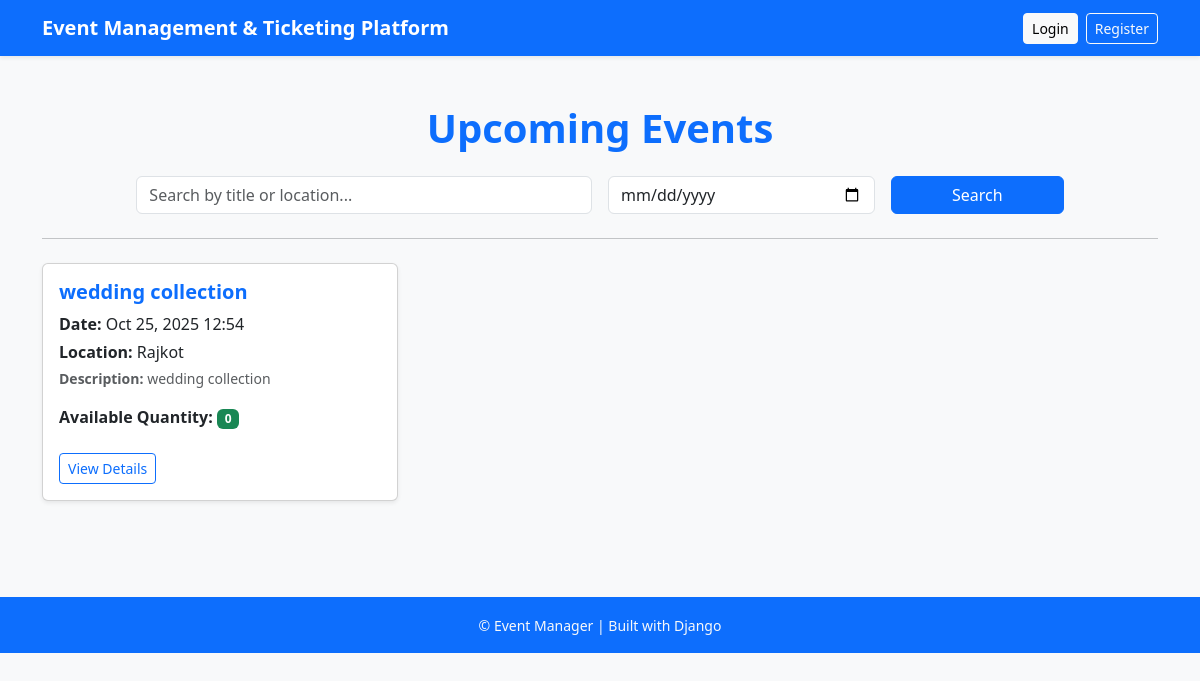
Screenshot of /events/ with the database file from the repository.
### events/models.py (models this page shows, shortened)
class Event(models.Model):
    title = models.CharField(max_length=255)
    description = models.TextField(blank=True)
    date_time = models.DateTimeField()
    location = models.CharField(max_length=255)
    is_published = models.BooleanField(default=False)
    max_capacity = models.PositiveIntegerField()
    booked_by = models.ManyToManyField(User, related_name='booked_events', blank=True)
    objects = EventManager()
    published = PublishedEventManager()
    @property
    def available_quantity(self):
        return sum(ticket.quantity_available for ticket in self.ticket_types.all())

class TicketType(models.Model):
    event = models.ForeignKey(Event, on_delete=models.CASCADE, related_name='ticket_types')
    name = models.CharField(max_length=100)
    price = models.DecimalField(max_digits=10, decimal_places=2, validators=[MinValueValidator(0)])
    quantity_available = models.PositiveIntegerField()
    class Meta:
        constraints = [
            models.UniqueConstraint(fields=['event', 'name'], name='unique_event_ticket_name')
        ]
        verbose_name = 'Ticket Type'
        verbose_name_plural = 'Ticket Types'

### events/views.py (the view)
# urls.py: path('', views.event_list_view, name='event_list'),
def event_list_view(request):
    query = request.GET.get('q', '').strip()
    date_filter = request.GET.get('date', '').strip()
    if query or date_filter:
        events = Event.objects.published_upcoming()
    else:
        events = Event.objects.published_upcoming()
    if query:
        events = events.filter(Q(title__icontains=query) | Q(location__icontains=query))
    if date_filter:
        events = events.filter(date_time__date=date_filter)
    events = events.order_by('date_time')
    return render(request, 'events/event_list.html', {
        'events': events,
        'query': query,
        'date_filter': date_filter,
    })

### events/models.py (called while the page is built)
    def published_upcoming(self):
        return self.filter(is_published=True, date_time__gte=timezone.now() - timedelta(seconds=1))

### events/templates/events/event_list.html (shortened to what this page needs)
{% load static %}
<!DOCTYPE html>
<html lang="en">
<head>
    <link href="https://cdn.jsdelivr.net/npm/bootstrap@5.3.2/dist/css/bootstrap.min.css" rel="stylesheet">
</head>
<body class="bg-light">
<nav class="navbar navbar-expand-lg navbar-dark bg-primary shadow-sm">
  <div class="container">
    <a class="navbar-brand fw-bold" href="#">Event Management & Ticketing Platform
</a>
    <div class="d-flex">
      {% if user.is_authenticated %}
        <a href="{% url 'profile' %}" class="btn btn-light btn-sm me-2">Profile</a>
        <a href="{% url 'logout' %}" class="btn btn-outline-light btn-sm">Logout</a>
      {% else %}
        <a href="{% url 'login' %}" class="btn btn-light btn-sm me-2">Login</a>
        <a href="{% url 'register' %}" class="btn btn-outline-light btn-sm">Register</a>
      {% endif %}
    </div>
  </div>
</nav>
<div class="container py-5">
    <h1 class="text-center mb-4 fw-bold text-primary">Upcoming Events</h1>
    <form method="get" class="row g-3 mb-4 justify-content-center">
        <div class="col-md-5">
            <input type="text" name="q" class="form-control" placeholder="Search by title or location..." value="{{ query }}">
        </div>
        <div class="col-md-3">
            <input type="date" name="date" class="form-control" value="{{ date_filter }}">
        </div>
        <div class="col-md-2 d-grid">
            <button type="submit" class="btn btn-primary">Search</button>
        </div>
    </form>
    <hr class="mb-4">
    <div class="row g-4">
        {% for event in events %}
        <div class="col-md-6 col-lg-4">
            <div class="card shadow-sm h-100">
                <div class="card-body">
                    <h5 class="card-title text-primary fw-semibold">
                        <a href="{% url 'event_detail' event.pk %}" class="text-decoration-none text-primary">
                            {{ event.title }}
                        </a>
                    </h5>
                    <p class="card-text mb-1">
                        <strong>Date:</strong> {{ event.date_time|date:"M d, Y H:i" }}
                    </p>
                    <p class="card-text mb-1">
                        <strong>Location:</strong> {{ event.location }}
                    </p>
                    <p class="card-text text-muted small">
                        <strong>Description:</strong> {{ event.description|truncatewords:20 }}
                    </p>
                    <p class="card-text">
                        <strong>Available Quantity:</strong>
                        <span class="badge bg-success">{{ event.available_quantity }}</span>
                    </p>
                    <a href="{% url 'event_detail' event.pk %}" class="btn btn-outline-primary btn-sm mt-2">
                        View Details
                    </a>
                </div>
            </div>
        </div>
        {% empty %}
        <div class="col-12 text-center text-muted">
            <p>No upcoming events found.</p>
        </div>
        {% endfor %}
    </div>
</div>
<footer class="bg-primary text-light text-center py-3 mt-5">
    <small>&copy; {{ now|date:"Y" }} Event Manager | Built with Django</small>
</footer>
</body>
</html>

### rows the page displays
Event: title "wedding collection", date_time "Oct 25, 2025 12:54", location "Rajkot", description "wedding collection", available_quantity "0"
